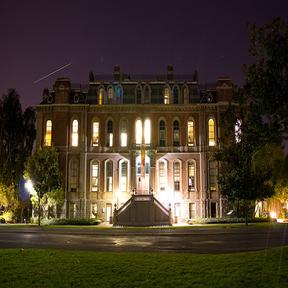
#> input picture 1.jpg, 288 x 288 px
$ jupyter execute 'CONVERT COLOR IMAGE TO GRAY SCALE IMAGE.ipynb'
#> lines starting #> are read from the running program, lines starting #| are printed output that depends on the picture
[cell 1]
#CONVERT COLOR IMAGE INTO GRALE IMAGE
import cv2
import numpy as np
import matplotlib.pyplot as plt

[cell 2]
img = cv2.imread('1.jpg', 0)
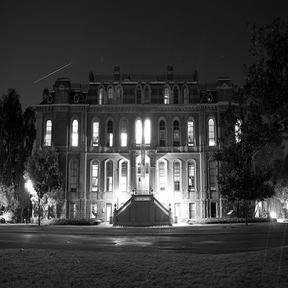
#> img: shape (288, 288); min 0, max 255, mean 57.6
